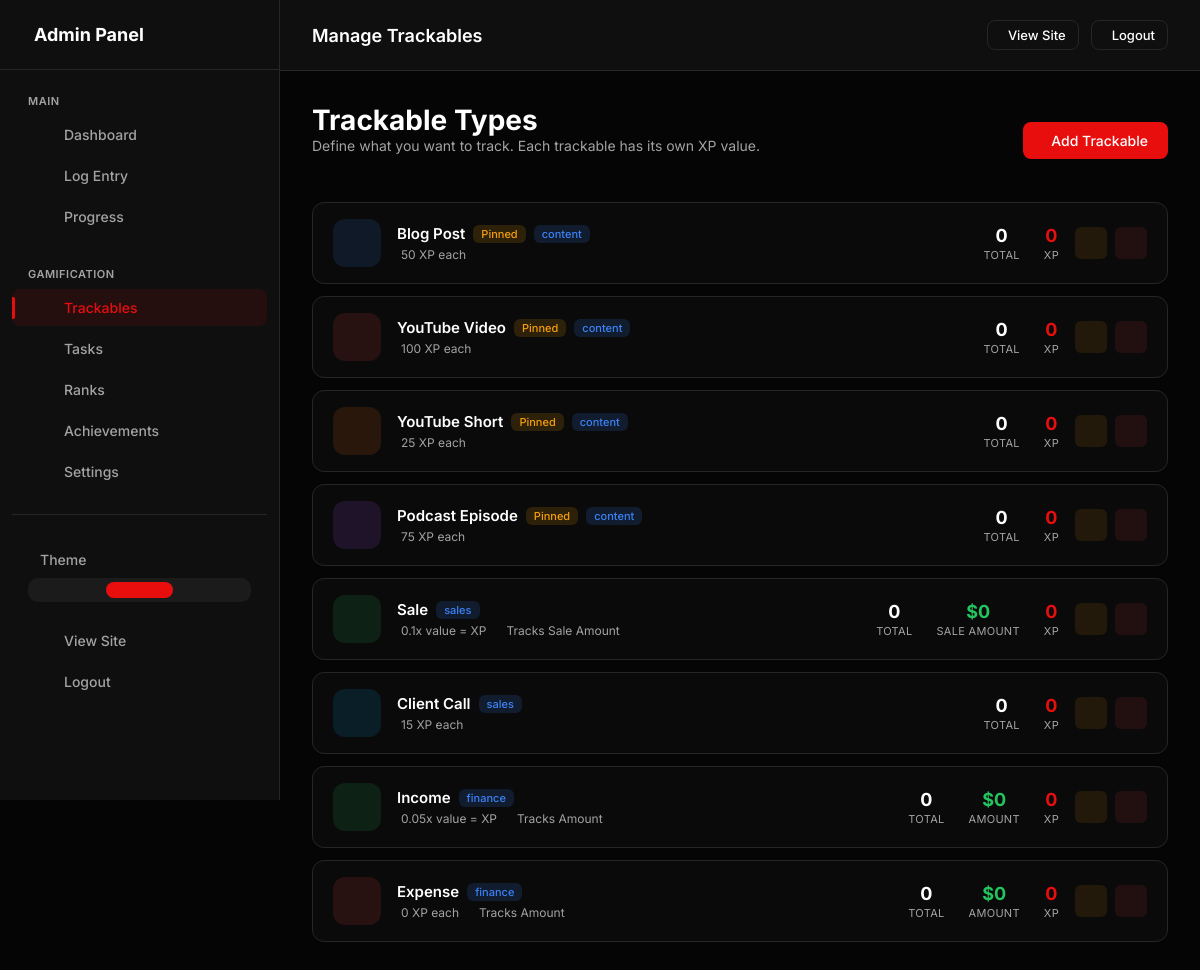
The page /admin/trackables (signed in) on the database as committed earlier.
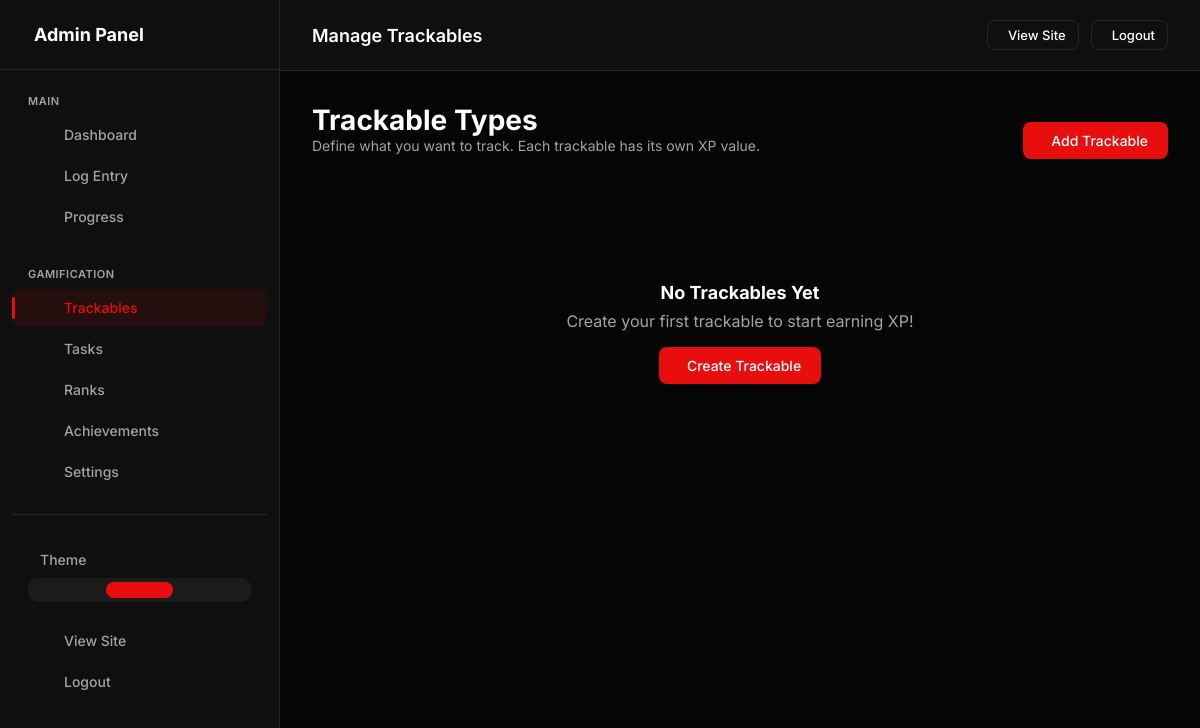
The same page on the database as committed later.
### models.py (models this page shows, shortened)
class UserSettings(db.Model):
    __tablename__ = 'user_settings'
    id = db.Column(db.Integer, primary_key=True)
    user_id = db.Column(db.Integer, db.ForeignKey('users.id'), nullable=False, unique=True, index=True)
    accent_color = db.Column(db.String(20), default='#e90e0e')
    points_name = db.Column(db.String(20), default='XP')  # "XP", "Points", "Coins", etc.
    points_icon = db.Column(db.String(50), default='ph-lightning')
    daily_xp_goal = db.Column(db.Integer, default=50)
    perfect_day_bonus = db.Column(db.Integer, default=50)
    perfect_week_bonus = db.Column(db.Integer, default=500)
    streak_bonus_per_day = db.Column(db.Integer, default=5)  # Extra XP per streak day
    show_xp_animations = db.Column(db.Boolean, default=True)
    dark_mode = db.Column(db.Boolean, default=True)
    compact_view = db.Column(db.Boolean, default=False)
    show_dashboard_header = db.Column(db.Boolean, default=True)
    enable_youtube_sync = db.Column(db.Boolean, default=False)
    created_at = db.Column(db.DateTime, default=datetime.utcnow)
    updated_at = db.Column(db.DateTime, default=datetime.utcnow, onupdate=datetime.utcnow)

class TrackableType(db.Model):
    __tablename__ = 'trackable_types'
    id = db.Column(db.Integer, primary_key=True)
    user_id = db.Column(db.Integer, db.ForeignKey('users.id'), nullable=False, index=True)
    name = db.Column(db.String(100), nullable=False)  # "Blog Post", "YouTube Short", "Sale", etc.
    slug = db.Column(db.String(100), nullable=False)  # "blog_post", "youtube_short", "sale"
    description = db.Column(db.String(500))
    category = db.Column(db.String(50), default='content')  # 'content', 'task', 'metric', 'sales', 'finance'
    xp_per_unit = db.Column(db.Integer, default=10)  # Base XP earned per item
    xp_mode = db.Column(db.String(20), default='fixed')  # 'fixed', 'value_based', 'tiered'
    xp_multiplier = db.Column(db.Float, default=1.0)
    tiers_config = db.Column(db.Text)  # JSON: [{"name": "Bronze", "min": 0, "xp": 10}, {"name": "Silver", "min": 100, "xp": 50}]
    track_value = db.Column(db.Boolean, default=False)  # Track monetary/numeric value?
    value_label = db.Column(db.String(50), default='Value')  # "Price", "Amount", "Revenue", etc.
    value_prefix = db.Column(db.String(10), default='$')  # Currency symbol or unit
    value_suffix = db.Column(db.String(10), default='')  # e.g., "hrs", "units"
    icon = db.Column(db.String(50), default='ph-star')  # Phosphor icon name
    color = db.Column(db.String(20), default='#0ea5e9')  # Hex color
    emoji = db.Column(db.String(10))  # Optional emoji
    is_countable = db.Column(db.Boolean, default=True)  # Can you count multiple?
    track_duration = db.Column(db.Boolean, default=False)  # Track time/duration?
    track_views = db.Column(db.Boolean, default=False)  # Track views?
    allows_negative = db.Column(db.Boolean, default=False)  # Allow negative values (for expenses)?
    daily_goal = db.Column(db.Integer, default=0)  # Daily target (0 = no goal)
    weekly_goal = db.Column(db.Integer, default=0)  # Weekly target
    monthly_goal = db.Column(db.Integer, default=0)  # Monthly target
    value_goal = db.Column(db.Float, default=0)  # Value-based goal (e.g., $1000 in sales)
    display_order = db.Column(db.Integer, default=0)
    is_active = db.Column(db.Boolean, default=True)
    is_pinned = db.Column(db.Boolean, default=False)  # Show on dashboard
    created_at = db.Column(db.DateTime, default=datetime.utcnow)
    updated_at = db.Column(db.DateTime, default=datetime.utcnow, onupdate=datetime.utcnow)
    entries = db.relationship('TrackableEntry', backref='trackable_type', lazy=True, cascade='all, delete-orphan')
    def get_total_count(self):
        return sum(e.count for e in self.entries)
    def get_total_value(self):
        return sum(e.value or 0 for e in self.entries)
    def get_total_xp(self):
        return sum(e.get_xp() for e in self.entries)

### app.py (the view)
    @app.route('/admin/trackables')
    @admin_required
    def admin_trackables():
        trackables = TrackableType.query.filter_by(
            user_id=current_user.id
        ).order_by(TrackableType.display_order).all()
        return render_template('admin/trackables.html', trackables=trackables)

### templates/admin/trackables.html (shortened to what this page needs)
{% extends "admin/base.html" %}
{% block page_title %}Manage Trackables{% endblock %}
{% block content %}
<div class="page-header">
    <div>
        <h1 class="page-title">Trackable Types</h1>
        <p class="page-intro">Define what you want to track. Each trackable has its own {{ points_name }} value.</p>
    </div>
    <div class="page-actions">
        <a href="{{ url_for('admin_trackable_add') }}" class="btn btn-primary">
             Add Trackable
        </a>
    </div>
</div>
{% if trackables %}
<div class="trackables-list">
    {% for trackable in trackables %}
    <div class="trackable-row {% if not trackable.is_active %}inactive{% endif %}">
        <div class="trackable-icon-box" style="background: {{ trackable.color }}20; color: {{ trackable.color }}">
        </div>
        <div class="trackable-info">
            <div class="trackable-name">
                {{ trackable.name }}
                {% if trackable.is_pinned %}
                <span class="badge badge-pinned"> Pinned</span>
                {% endif %}
                <span class="badge badge-category">{{ trackable.category }}</span>
            </div>
            <div class="trackable-meta">
                {% if trackable.xp_mode == 'value_based' %}
                <span> {{ trackable.xp_multiplier }}x value = XP</span>
                {% else %}
                <span> {{ trackable.xp_per_unit }} {{ points_name }} each</span>
                {% endif %}
                {% if trackable.track_value %}
                <span> Tracks {{ trackable.value_label }}</span>
                {% endif %}
            </div>
        </div>
        <div class="trackable-stats">
            <div class="stat-item">
                <div class="stat-item-value">{{ trackable.get_total_count() }}</div>
                <div class="stat-item-label">Total</div>
            </div>
            {% if trackable.track_value %}
            <div class="stat-item">
                <div class="stat-item-value" style="color: #22c55e">{{ trackable.value_prefix }}{{
                    trackable.get_total_value()|format_number }}</div>
                <div class="stat-item-label">{{ trackable.value_label }}</div>
            </div>
            {% endif %}
            <div class="stat-item">
                <div class="stat-item-value" style="color: var(--accent)">{{ trackable.get_total_xp()|format_number }}
                </div>
                <div class="stat-item-label">{{ points_name }}</div>
            </div>
        </div>
        <div class="trackable-actions">
            <a href="{{ url_for('admin_trackable_edit', id=trackable.id) }}" class="action-btn edit" title="Edit">
            </a>
            <form action="{{ url_for('admin_trackable_delete', id=trackable.id) }}" method="post"
                onsubmit="return confirmDelete(this, 'Trackable')" style="display: inline;">
                <button type="submit" class="action-btn delete" title="Delete">
                </button>
            </form>
        </div>
    </div>
    {% endfor %}
</div>
{% else %}
<div class="empty-state">
    <h3>No Trackables Yet</h3>
    <p>Create your first trackable to start earning {{ points_name }}!</p>
    <a href="{{ url_for('admin_trackable_add') }}" class="btn btn-primary" style="margin-top: 16px;">
         Create Trackable
    </a>
</div>
{% endif %}
{% endblock %}

### templates/admin/base.html (shortened to what this page needs)
<!DOCTYPE html>
<html lang="en">
<head>
</head>
<body>
    {% if current_user.is_authenticated %}
    <div class="admin-layout">
        <aside class="admin-sidebar" id="adminSidebar">
            <div class="sidebar-header">
                <h2> Admin Panel</h2>
            </div>
            <nav class="sidebar-nav">
                <div class="nav-group">
                    <div class="nav-group-label">Main</div>
                    <a href="{{ url_for('admin_dashboard') }}" class="nav-item" data-route="dashboard"><span>Dashboard</span></a>
                    <a href="{{ url_for('admin_log_entry') }}" class="nav-item" data-route="log"><span>Log Entry</span></a>
                    <a href="{{ url_for('admin_progress') }}" class="nav-item" data-route="progress"><span>Progress</span></a>
                </div>
                <div class="nav-group">
                    <div class="nav-group-label">Gamification</div>
                    <a href="{{ url_for('admin_trackables') }}" class="nav-item" data-route="trackable"><span>Trackables</span></a>
                    <a href="{{ url_for('admin_daily_tasks') }}" class="nav-item" data-route="daily-task"><span>Tasks</span></a>
                    <a href="{{ url_for('admin_ranks') }}" class="nav-item" data-route="ranks"><span>Ranks</span></a>
                    <a href="{{ url_for('admin_achievements') }}" class="nav-item" data-route="achievement"><span>Achievements</span></a>
                    <a href="{{ url_for('admin_settings') }}" class="nav-item" data-route="settings"><span>Settings</span></a>
                </div>
                <div class="nav-group" style="margin-top: auto; padding-top: 24px; border-top: 1px solid var(--border);">
                    <div class="theme-toggle-wrapper">
                        <div class="theme-toggle-label">
                            <span>Theme</span>
                        </div>
                        <div class="theme-toggle-options">
                            <button class="theme-option" data-theme="light" title="Light">
                            </button>
                            <button class="theme-option" data-theme="dark" title="Dark">
                            </button>
                            <button class="theme-option" data-theme="system" title="System">
                            </button>
                        </div>
                    </div>
                    <a href="{{ url_for('index') }}" class="nav-item"><span>View Site</span></a>
                    <a href="{{ url_for('admin_logout') }}" class="nav-item"><span>Logout</span></a>
                </div>
            </nav>
        </aside>
        <div class="admin-main">
            <header class="admin-header">
                <div>
                    <h1 style="font-size: 18px; font-weight: 600;">{% block page_title %}Admin Panel{% endblock %}</h1>
                </div>
                <div style="display: flex; gap: 12px; align-items: center;">
                    <a href="{{ url_for('index') }}" class="btn btn-outline btn-sm">View Site</a>
                    <a href="{{ url_for('admin_logout') }}" class="btn btn-outline btn-sm">Logout</a>
                </div>
            </header>
            <main class="admin-content">
                {% block content %}{% endblock %}
            </main>
        </div>
    </div>
    {% endif %}
</body>
</html>

### templates/admin/base.html (style rules this page uses)
:root, [data-theme="dark"] { --bg-body: #050505; --bg-card: #0f0f0f; --bg-card-hover: #141414; --border: #262626; --accent: #e90e0e; --accent-rgb: 233, 14, 14; --accent-hover: #c70202; --text-main: #ffffff; --text-muted: #a3a3a3; --font-sans: 'Inter', sans-serif; --font-mono: 'JetBrains Mono', monospace; --success: #10b981; --warning: #f59e0b; --danger: #ef4444; }
[data-theme="light"] { --bg-body: #f5f5f5; --bg-card: #ffffff; --bg-card-hover: #fafafa; --border: #e5e5e5; --accent: #dc2626; --accent-hover: #b91c1c; --text-main: #171717; --text-muted: #737373; }
@media (prefers-color-scheme: light) { [data-theme="system"] { --bg-body: #f5f5f5; --bg-card: #ffffff; --bg-card-hover: #fafafa; --border: #e5e5e5; --accent: #dc2626; --accent-hover: #b91c1c; --text-main: #171717; --text-muted: #737373; } }
* { margin: 0; padding: 0; box-sizing: border-box; }
body { background-color: var(--bg-body); color: var(--text-main); font-family: var(--font-sans); overflow-x: hidden; -webkit-font-smoothing: antialiased; min-height: 100vh; }
a { text-decoration: none; color: inherit; transition: 0.3s; }
button { border: none; background: none; cursor: pointer; font-family: inherit; }
.admin-layout { display: flex; min-height: 100vh; }
.admin-sidebar { width: 280px; background: var(--bg-card); border-right: 1px solid var(--border); position: fixed; left: 0; top: 0; height: 100vh; overflow-y: auto; transition: transform 0.3s ease; z-index: 100; }
.sidebar-header { padding: 24px; border-bottom: 1px solid var(--border); display: flex; align-items: center; gap: 12px; }
.sidebar-header h2 { font-size: 18px; font-weight: 700; display: flex; align-items: center; gap: 10px; }
.sidebar-nav { padding: 16px 12px; }
.nav-group { margin-bottom: 24px; }
.nav-group-label { font-size: 11px; text-transform: uppercase; letter-spacing: 0.5px; color: var(--text-muted); padding: 8px 16px; font-weight: 600; }
.nav-item { display: flex; align-items: center; gap: 12px; padding: 10px 16px; border-radius: 8px; color: var(--text-muted); transition: all 0.2s; margin-bottom: 4px; font-size: 14px; font-weight: 500; position: relative; }
.nav-item.active { background: rgba(var(--accent-rgb), 0.1); color: var(--accent); }
.nav-item.active::before { content: ''; position: absolute; left: 0; top: 50%; transform: translateY(-50%); width: 3px; height: 60%; background: var(--accent); border-radius: 0 2px 2px 0; }
.theme-toggle-wrapper { padding: 12px 16px; margin-bottom: 8px; }
.theme-toggle-label { display: flex; align-items: center; gap: 12px; font-size: 14px; font-weight: 500; color: var(--text-muted); margin-bottom: 10px; }
.theme-toggle-options { display: flex; gap: 6px; background: rgba(255,255,255,0.05); padding: 4px; border-radius: 10px; }
.theme-option { flex: 1; padding: 8px; border: none; background: transparent; color: var(--text-muted); border-radius: 8px; cursor: pointer; transition: all 0.2s; display: flex; align-items: center; justify-content: center; font-size: 18px; }
.theme-option.active { background: var(--accent); color: #fff; }
.admin-main { flex: 1; margin-left: 280px; min-height: 100vh; position: relative; z-index: 1; overflow-x: hidden; max-width: calc(100vw - 280px); }
.admin-header { background: var(--bg-card); border-bottom: 1px solid var(--border); padding: 20px 32px; position: sticky; top: 0; z-index: 90; display: flex; justify-content: space-between; align-items: center; }
.admin-content { padding: 32px; overflow-x: hidden; max-width: 100%; box-sizing: border-box; }
.page-header { display: flex; justify-content: space-between; align-items: center; margin-bottom: 24px; flex-wrap: wrap; gap: 16px; }
.page-title { font-size: 28px; font-weight: 700; }
.page-actions { display: flex; gap: 12px; align-items: center; }
.empty-state { padding: 80px 24px; text-align: center; color: var(--text-muted); }
.empty-state h3 { font-size: 18px; margin-bottom: 8px; color: var(--text-main); }
.btn { padding: 10px 20px; border-radius: 8px; font-size: 14px; font-weight: 500; transition: all 0.3s ease; display: inline-flex; align-items: center; gap: 8px; cursor: pointer; border: none; }
.btn-primary { background: var(--accent); color: #fff; }
.btn-outline { border: 1px solid var(--border); color: var(--text-main); background: transparent; }
.btn-sm { padding: 6px 12px; font-size: 13px; }

### templates/admin/trackables.html (style rules this page uses)
.page-intro { margin-bottom: 24px; color: var(--text-muted); font-size: 14px; }

Rows that differ between the two databases and show on the page:
removed TrackableType: name "Blog Post", is_pinned "Pinned", category "content", xp_per_unit "50", {{ points_name }} "XP", get_total_count "0", get_total_xp "0", color "#3b82f6" (drawn)
removed TrackableType: name "YouTube Video", is_pinned "Pinned", category "content", xp_per_unit "100", {{ points_name }} "XP", get_total_count "0", get_total_xp "0", color "#ef4444" (drawn)
removed TrackableType: name "YouTube Short", is_pinned "Pinned", category "content", xp_per_unit "25", {{ points_name }} "XP", get_total_count "0", get_total_xp "0", color "#f97316" (drawn)
removed TrackableType: name "Podcast Episode", is_pinned "Pinned", category "content", xp_per_unit "75", {{ points_name }} "XP", get_total_count "0", get_total_xp "0", color "#a855f7" (drawn)
removed TrackableType: name "Sale", category "sales", xp_multiplier "0.1", value_label "Sale Amount", get_total_count "0", value_prefix "$", get_total_value "0", value_label "SALE AMOUNT", get_total_xp "0", {{ points_name }} "XP", color "#22c55e" (drawn)
removed TrackableType: name "Client Call", category "sales", xp_per_unit "15", {{ points_name }} "XP", get_total_count "0", get_total_xp "0", color "#0ea5e9" (drawn)
removed TrackableType: name "Income", category "finance", xp_multiplier "0.05", value_label "Amount", get_total_count "0", value_prefix "$", get_total_value "0", value_label "AMOUNT", get_total_xp "0", {{ points_name }} "XP", color "#22c55e" (drawn)
removed TrackableType: name "Expense", category "finance", xp_per_unit "0", {{ points_name }} "XP", value_label "Amount", get_total_count "0", value_prefix "$", get_total_value "0", value_label "AMOUNT", get_total_xp "0", color "#ef4444" (drawn)
shown differently, row unchanged: UserSettings "XP": points_name (not shown) → "XP"
Other text that changed with them:
text now shown: "No Trackables Yet Create your first trackable to start earning ! Create Trackable"
